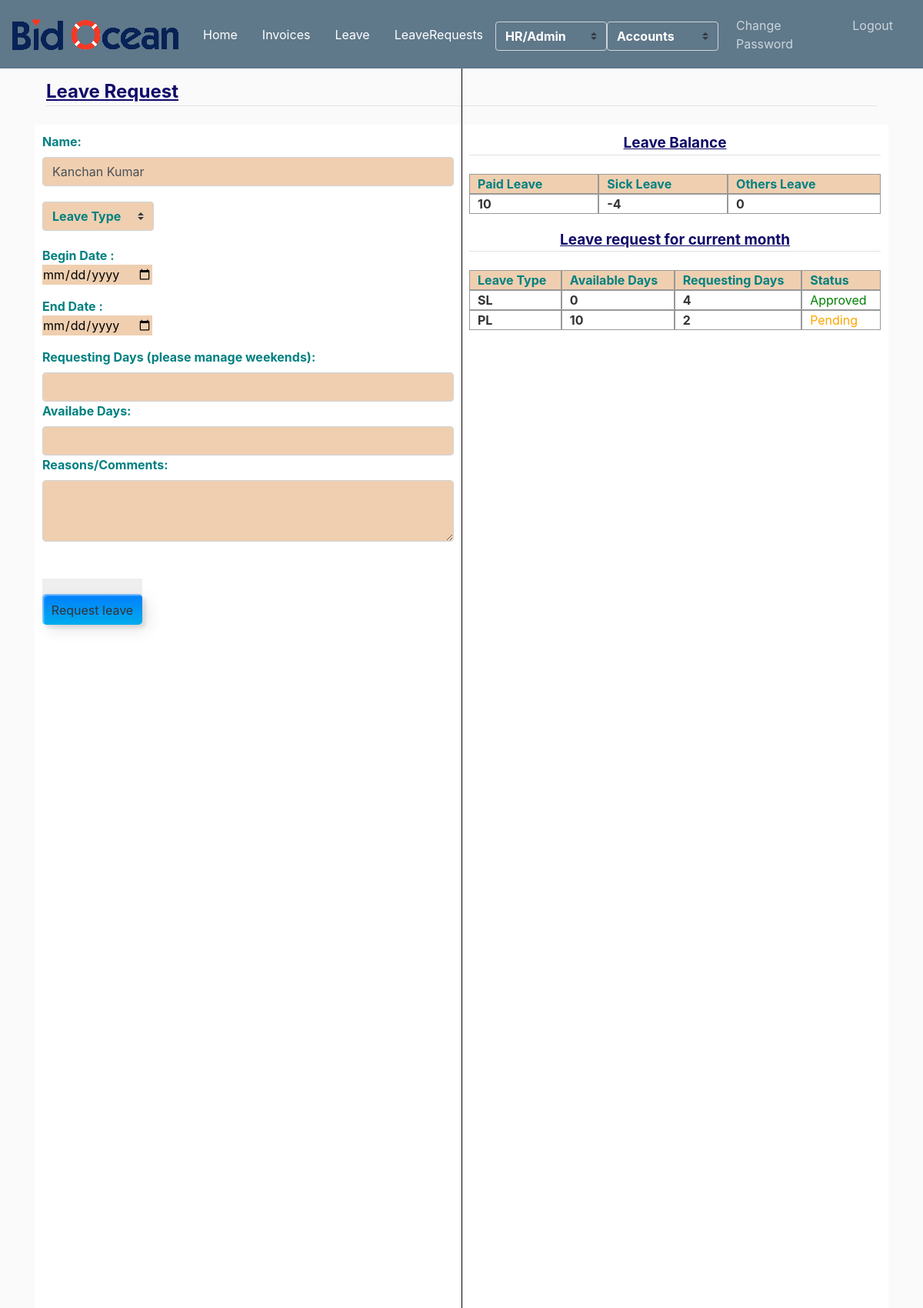
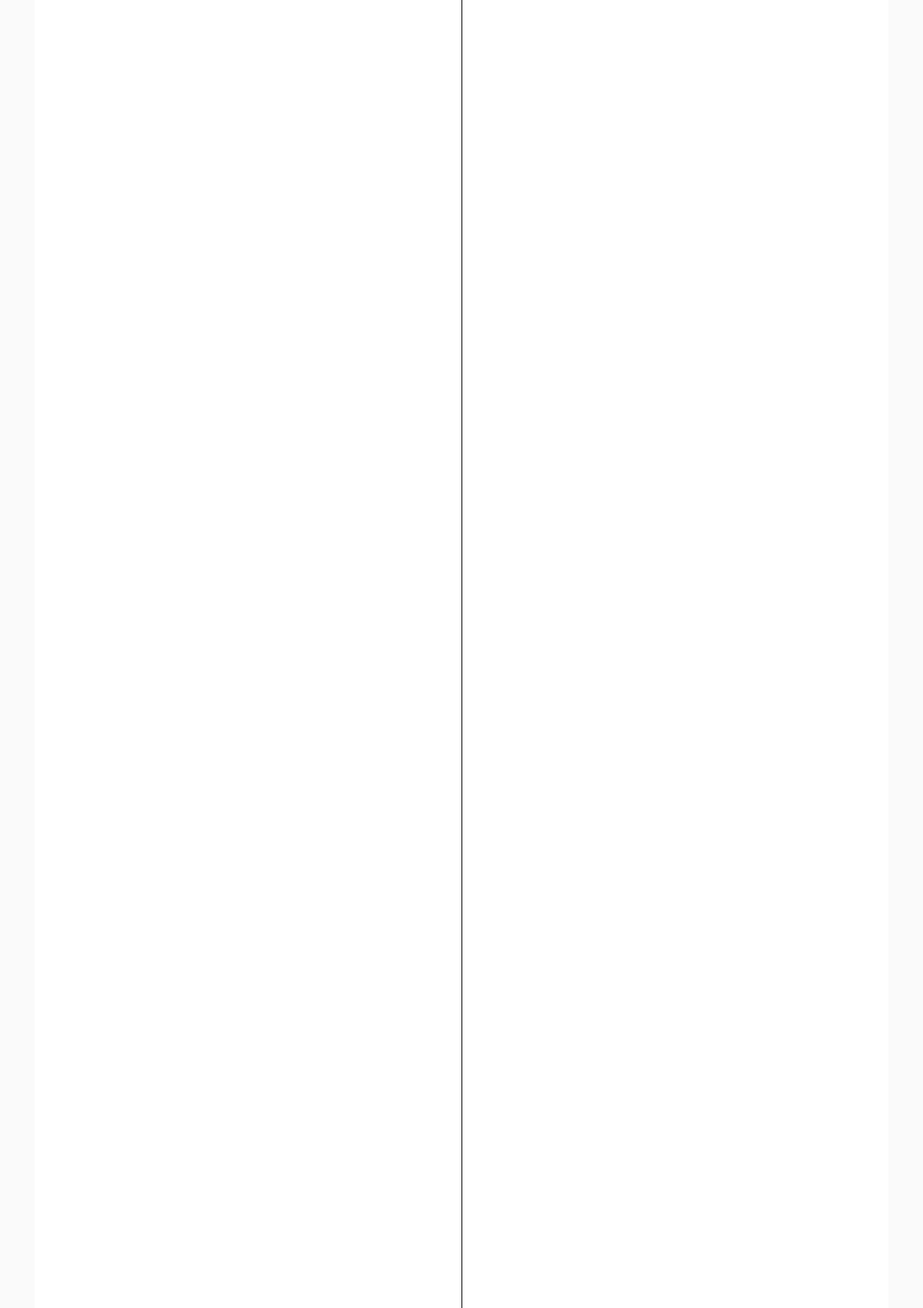
Page /leave/ (signed in, upper part) on the committed database (2 pictures, top to bottom).
### user_invoice/models.py (models this page shows, shortened)
class Employee(models.Model):
	id         = models.AutoField(primary_key=True)
	name       = models.CharField(max_length=300)
	role       = models.ForeignKey(Role,on_delete=models.CASCADE)
	salary     = models.CharField(max_length=300, null=True, blank=True)
	address    = models.CharField(max_length=300)
	emp_id     = models.CharField(max_length=300, null=True, blank=True)
	phone_no   = models.CharField(max_length=300)
	auth_tbl   = models.OneToOneField(Userdetail, on_delete=models.CASCADE)
	added_at   = models.DateTimeField(auto_now_add=True)
	is_manager = models.SmallIntegerField(default=0)
	report_to  = models.ForeignKey('self', on_delete=models.SET_NULL, null=True, blank=True, related_name='empreport_to')

### leave/models.py (models this page shows)
class LeaveBalance(models.Model):
	id           = models.AutoField(primary_key=True)
	paid_leave   = models.CharField(max_length=200)
	others_leave = models.CharField(max_length=200)
	sick_leave   = models.CharField(max_length=200)
	employee     = models.OneToOneField(Employee, on_delete=models.CASCADE, related_name='leave_bal')

class LeaveRequest(models.Model):
	id              = models.AutoField(primary_key=True)
	leave_type      = models.CharField(max_length=200)
	reason_msg      = models.TextField()
	employee        = models.ForeignKey(Employee, on_delete=models.CASCADE)
	available_days  = models.CharField(max_length=200)
	requesting_days = models.CharField(max_length=200)
	from_date       = models.DateField()
	to_date         = models.DateField()
	leave_file      = models.FileField(upload_to='leave_file/', null=True, blank=True)
	status          = models.SmallIntegerField(default=0)

### leave/views.py (the view, shortened to what this page needs)
# urls.py: path('', views.LeaveRequestAddView.as_view(), name='leave'),
class LeaveRequestAddView(AdminPanelMixin,TemplateView):
    template_name = 'leave/leave_request.html'
    today         = datetime.today()
    month         = today.month
    year          = today.year
    firstnlast_d  = calendar.monthrange(year,month)
    from_date     = datetime.strptime(str(year)+"-"+str(month)+"-"+str(firstnlast_d[0]),"%Y-%m-%d").date()
    to_date       = datetime.strptime(str(year)+"-"+str(month)+"-"+str(firstnlast_d[1]),"%Y-%m-%d").date()
    def get(self, request):
        try:
            user           = self.request.user
            employee       = Employee.objects.get(auth_tbl=user)
            rem_leaves     = LeaveBalance.objects.get(employee=employee)
            rolename       = employee.role.name.lower()
            leave_requests = LeaveRequest.objects.filter(employee=employee, from_date__gte=self.from_date, from_date__lte=self.to_date)
            context = {
                'employee'       : employee,
                'role'           : rolename,
                'title'          : 'request leave',
                'submit'         : 'Request leave',
                'rem_leaves'     : rem_leaves,
                'leave_requests' : leave_requests,
            }
            return render(request, self.template_name, context)
        except:
            return HttpResponseRedirect('/employee/'+str(self.request.user.pk))

### user_invoice/mixin.py (called while the page is built)
    def test_func(self):
        return self.request.user.is_staff or self.request.user.is_active

### leave/templates/leave/leave_request.html (shortened to what this page needs)
{% extends "user_invoice/base.html" %}
{% load crispy_forms_tags %}
{% block content %}
    <div class='container'>
        <legend class="border-bottom mb-4" style="color: rgb(15, 9, 105);text-align: left;text-decoration: underline;margin-top:20px"><b>Leave Request</b> </legend>
    <table  width="100%">
            <div class="row" style="margin-bottom: 40px;">
                <div class="column" style="background-color:white;" id="wrapper_1">
                  <label for="name" style="color: teal;"><b> Name: </b></label>
                  <input type="text" id="fname" name="firstname" placeholder="Enter your name" class="form-control" value="{{employee.name}}" style="margin-bottom: 20px;background-color: #EFCFB0;">
                        <div class="tasksInput">
                          <form method='post' enctype="multipart/form-data">
                                <div class="pure-css-select-style theme-default-w-line" class="form-control">
                                    <select class="custom-select" id ="leave_type" name="leave_type" style="font-weight: bold;margin-bottom: 20px;width :145px;color: teal;background-color: #EFCFB0;" required>
                                      <option disabled style="font-weight: bold;color: black;" selected value>  Leave Type </option>
                                    </select>
                                </div>
                          <p ><b style="color: teal;"> Begin Date :<br></b> <input type="date" id="begin_date"   style="background-color: #EFCFB0;;color: black;" name="from_date" required></p>
                          <p ><b style="color: teal;"> End Date :<br></b><input type="date" id="end_date" style="background-color: #EFCFB0;;color: black; " name="to_date" required></p>
                          <label for="male" style="color: teal;"><b> Requesting Days (please manage weekends): </b></label>
                          <input type="text" id="requesting_days" name="requesting_days" style="background-color: #EFCFB0;"  class="form-control"  maxlength="2" required="">
                          <label for="male" style="color: teal;"><b> Availabe Days: </b></label>
                          <input type="text" name="available_days" style="background-color: #EFCFB0;" id="available_days"  class="form-control" maxlength="2" required="">
                          <label for="male" style="color: teal;"><b> Reasons/Comments: </b></label>
                          <textarea name="reason_msg"   class="form-control" style="margin-bottom: 20px;height: 80px;background-color: #EFCFB0;"></textarea>
                          <br><br>
                          <button class="custom-btn btn-12" style="margin-left:20px"><span>Click!</span><span>{{submit}}</span></button>
                        </form>
                        </div>
                </div>
                <div class="column" style="background-color:white;">
                  <legend class="border-bottom mb-4" style="color: rgb(15, 9, 105);text-align: center;text-decoration: underline;font-size: 19px;"><b>Leave Balance</b> </legend>
                  <div class="divTable" style="margin-bottom:20px">
                    <div class="divTableBody">
                    <div class="divTableRow">
                    <div class="divTableCell" style="background-color: #EFCFB0;"><b style="color: teal;"> Paid Leave </b></div>
                    <div class="divTableCell"style="background-color: #EFCFB0;"><b style="color: teal;"> Sick Leave</b></div>
                    <div class="divTableCell"style="background-color:#EFCFB0;"><b style="color: teal;"> Others Leave</b></div>
                    </div>
                    <div class="divTableRow">
                    <div class="divTableCell"><b>{{rem_leaves.paid_leave}}</b> </div>
                    <div class="divTableCell"><b>{{rem_leaves.sick_leave}}</b></div>
                    <div class="divTableCell"><b>{{rem_leaves.others_leave}}</b> </div>
                    </div>
                    </div>
                    </div>
                    {% if leave_requests %}
                    <legend class="border-bottom mb-4" style="color: rgb(15, 9, 105);text-align: center;text-decoration: underline;font-size: 19px;"><b>Leave request for current month</b> </legend>
                    <div class="divTable">
                    <div class="divTableBody">
                      <div class="divTableRow">
                        <div class="divTableCell" style="background-color: #EFCFB0;"><b style="color: teal;"> Leave Type</b></div>
                        <div class="divTableCell" style="background-color: #EFCFB0;"><b style="color: teal;"> Available Days</b></div>
                        <div class="divTableCell" style="background-color: #EFCFB0;"><b style="color: teal;">Requesting Days</b> </div>
                        <div class="divTableCell" style="background-color: #EFCFB0;"><b style="color: teal;">Status</b> </div>
                      </div>
                      {% for requests in leave_requests %}
                      <div class="divTableRow">
                        <div class="divTableCell"><b> {{requests.leave_type|upper}}</b></div>
                        <div class="divTableCell"><b> {{requests.available_days}}</b></div>
                        <div class="divTableCell"><b> {{requests.requesting_days}}</b></div>
                        <div class="divTableCell"> {% if requests.status == 0 %}<span style="color:orange">Pending</span>{% elif requests.status == 1 %}<span style="color:green">Approved</span>{% else %}<span style="color:red">Declined</span>{% endif %}</div>
                      </div>
                      {% endfor %}
                      </div>
                    </div>
                    {% endif %}
            </div>
		</table>
    </div>
{% endblock content %}

### user_invoice/static/user_invoice/main.css (style rules this page uses)
body { background: #fafafa; color: #333333; margin-top: 5rem; }

### leave/templates/leave/leave_request.html (style rules this page uses)
* { border: 0; color: inherit; font-family: inherit; font-size: inherit; font-style: inherit; font-weight: inherit; line-height: inherit; list-style: none; margin: 0; padding: 0; text-decoration: none; vertical-align: top; }
table { font-size: 75%; table-layout: fixed; width: 100%; }
table { border-collapse: collapse; border-spacing: 2px; }
#wrapper_1:after { content: ""; background-color: #000; position: absolute; width: 0.2px; height: 1000000px; top: 10px; left: 50%; display: block; }
.btn-12 { position: relative; right: 20px; bottom: 20px; border:none; box-shadow: none; width: 130px; height: 40px; line-height: 42px; -webkit-perspective: 230px; perspective: 230px; }
.btn-12 span { background: rgb(0,172,238); background: linear-gradient(0deg, rgba(0,172,238,1) 0%, rgba(2,126,251,1) 100%); display: block; position: absolute; width: 130px; height: 40px; box-shadow:inset 2px 2px 2px 0px rgba(255,255,255,.5), 7px 7px 20px 0px rgba(0,0,0,.1), 4px 4px 5px 0px rgba(0,0,0,.1); border-radius: 5px; margin:0; text-align: center; -webkit-box-sizing: border-box; -moz-box-sizing: border-box; box-sizing: border-box; -webkit-transition: all .3s; transition: all .3s; }
.btn-12 span:nth-child(2) { -webkit-transform: rotateX(0deg); -moz-transform: rotateX(0deg); transform: rotateX(0deg); -webkit-transform-origin: 50% 50% -20px; -moz-transform-origin: 50% 50% -20px; transform-origin: 50% 50% -20px; }
.divTable { display: table; width: 100%; }
.divTableRow { display: table-row; }
.divTableCell, .divTableHead { border: 1px solid #999999; display: table-cell; padding: 0px 10px; }
.divTableBody { display: table-row-group; }
* { box-sizing: border-box; }
.column { float: left; width: 50%; padding: 10px; height: 5000px; }
.row:after { content: ""; display: table; clear: both; }

### rows in the picture
Employee: firstname "Kanchan Kumar"
LeaveBalance: paid_leave "10", sick_leave "-4", others_leave "0"
LeaveRequest: leave_type "SL", available_days "0", requesting_days "4", status "Approved"
LeaveRequest: leave_type "PL", available_days "10", requesting_days "2", status "Pending"

### other values in the picture
{{ submit }} "Request leave"
